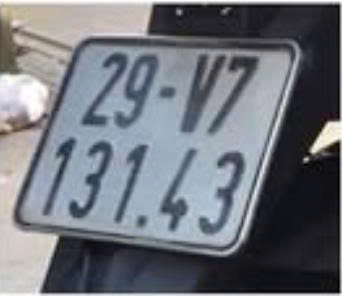
#> input picture cv2_knn/bien_so_nghieng.jpg, 342 x 296 px
$ python btl_xla_knn.py
#> lines starting #> are read from the running program, lines starting #| are printed output that depends on the picture; after the words box and inside, x2 and y2 are one past the last pixel; in counts of white or black regions, pixels touching at a corner belong together
# -*- coding: utf-8 -*-
"""BTL_XLA_KNN.ipynb

Automatically generated by Colab.

Original file is located at
    https://colab.research.google.com/drive/1tiOj6li7yt3tZxNeDlKk-73_DNlHInG2
"""

# !pip install opencv-python numpy matplotlib scikit-learn

import cv2
import numpy as np
import matplotlib.pyplot as plt
from sklearn.neighbors import KNeighborsClassifier
from sklearn.model_selection import train_test_split
from sklearn.metrics import accuracy_score
from collections import Counter
import os

# 0 0.8665292390625 0.13456756718750001 0.2476783625 0.1236081078125 0.03405555625 0.754216215625 0.6876491234375 0.8606655406250001

# ==================== DỮ LIỆU ĐẦU VÀO VÀ THAM SỐ ====================
# ⚠️ THAY ĐỔI ĐƯỜNG DẪN NÀY SAU KHI UPLOAD ẢNH LÊN COLAB
IMAGE_PATH = 'bien_so_nghieng.jpg'

# Tọa độ 4 góc chuẩn hóa bạn cung cấp: [x1, y1, x2, y2, x3, y3, x4, y4]
# Sẽ được sắp xếp lại thành (TL, TR, BR, BL) trong hàm order_points_corrected
normalized_coords_raw = np.array([
    # Điểm 1: x=0.8665, y=0.1345
    [0.8665292390625, 0.13456756718750001],

    # Điểm 2: x=0.2476, y=0.1236
    [0.2476783625, 0.1236081078125],

    # Điểm 3: x=0.0340, y=0.7542
    [0.03405555625, 0.754216215625],

    # Điểm 4: x=0.6876, y=0.8606
    [0.6876491234375, 0.8606655406250001]
])
# ==================== HÀM TIỆN ÍCH: SẮP XẾP TỌA ĐỘ ====================
def order_points_corrected(pts):
    """
    Sắp xếp 4 điểm tọa độ theo thứ tự chuẩn: Trên-Trái, Trên-Phải, Dưới-Phải, Dưới-Trái (TL, TR, BR, BL).
    """
    pts = np.array(pts, dtype = "float32")
    rect = np.zeros((4, 2), dtype = "float32")

    # Trên-Trái (TL) có tổng nhỏ nhất, Dưới-Phải (BR) có tổng lớn nhất
    s = pts.sum(axis = 1)
    rect[0] = pts[np.argmin(s)]
    rect[2] = pts[np.argmax(s)]

    # Lấy 2 điểm còn lại
    remaining_pts = np.delete(pts, [np.argmin(s), np.argmax(s)], axis=0)

    # Trên-Phải (TR) có hiệu (x-y) nhỏ nhất, Dưới-Trái (BL) có hiệu lớn nhất
    remaining_diff = np.diff(remaining_pts, axis=1).flatten()

    rect[1] = remaining_pts[np.argmin(remaining_diff)] # TR
    rect[3] = remaining_pts[np.argmax(remaining_diff)] # BL

    return rect

# Sắp xếp tọa độ đầu vào
sorted_normalized_points = order_points_corrected(normalized_coords_raw)
print("Tọa độ 4 góc đã sắp xếp (TL, TR, BR, BL):")
print(sorted_normalized_points)
print("-" * 60)

def rectify_license_plate(image_path, norm_points):
    """Làm thẳng biển số xe từ ảnh nghiêng sử dụng tọa độ chuẩn hóa."""
#> called with image_path = 'bien_so_nghieng.jpg', norm_points = array of shape (4, 2)
    img = cv2.imread(image_path)
#> img is the input picture: shape (296, 342, 3); mean B, G, R 122, 114.8, 111
    if img is None:
        print(f"❌ Lỗi: Không thể tải ảnh từ: {image_path}")
        return None, 0, 0

    # 1. Chuyển tọa độ chuẩn hóa sang tọa độ pixel
    H_img, W_img = img.shape[:2]
#> H_img = 296; W_img = 342
    pixel_points = norm_points.copy()
    pixel_points[:, 0] *= W_img
    pixel_points[:, 1] *= H_img
    input_pts = np.float32(pixel_points)

    # 2. Định nghĩa kích thước và tọa độ đích
    RECTIFIED_WIDTH = 400
    RECTIFIED_HEIGHT = 400

    output_pts = np.float32([
        [0, 0], [RECTIFIED_WIDTH - 1, 0],
        [RECTIFIED_WIDTH - 1, RECTIFIED_HEIGHT - 1], [0, RECTIFIED_HEIGHT - 1]
    ])

    # 3. Tính và Áp dụng ma trận biến đổi phối cảnh
    M = cv2.getPerspectiveTransform(input_pts, output_pts)
    # Chuyển đổi màu từ BGR sang RGB cho Matplotlib
    img_rectified = cv2.warpPerspective(cv2.cvtColor(img, cv2.COLOR_BGR2RGB), M, (RECTIFIED_WIDTH, RECTIFIED_HEIGHT))

    # Hiển thị ảnh
    plt.figure(figsize=(10, 5))
    plt.subplot(1, 2, 1)
    plt.imshow(cv2.cvtColor(img, cv2.COLOR_BGR2RGB))
    plt.title("Ảnh gốc")
    plt.axis('off')

    plt.subplot(1, 2, 2)
    plt.imshow(img_rectified)
    plt.title("Biển số đã làm thẳng")
    plt.axis('off')
    plt.show()
#> figure, not shown here; B, G, R data is drawn as R, G, B

    return img_rectified, W_img, H_img

# Thực thi làm thẳng ảnh
img_rectified, W_img, H_img = rectify_license_plate(IMAGE_PATH, sorted_normalized_points)
#> W_img = 342; H_img = 296

def segment_characters_debug(img_rectified):
    """
    Phân đoạn ký tự bằng Ngưỡng Otsu và Phép Đóng (Morphological Closing).
    """
    if img_rectified is None:
        print("Lỗi: Không có ảnh đã làm thẳng để xử lý.")
        return []

    print("\n--- DEBUG: BƯỚC TIỀN XỬ LÝ (Otsu + Morphology) ---")
    gray = cv2.cvtColor(img_rectified, cv2.COLOR_RGB2GRAY)

    blurred = cv2.GaussianBlur(gray, (5, 5), 0)

    # 1. ÁP DỤNG NGƯỠNG OTSU (Chương 3.1.5 - Kỹ thuật tìm tách ngưỡng tự động)
    # Tự động tìm ngưỡng tối ưu.
    ret_otsu, binary = cv2.threshold(blurred, 0, 255,
                                    cv2.THRESH_BINARY_INV + cv2.THRESH_OTSU)
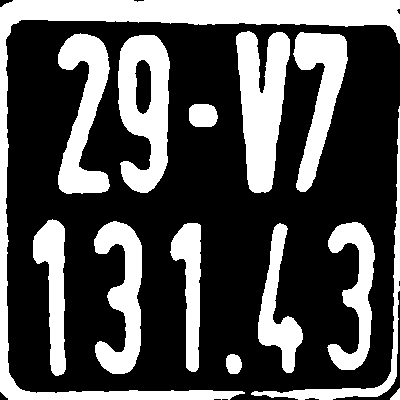
#> binary: shape (400, 400); 32.7% white; 14 white regions, largest, box (x1, y1, x2, y2) and area: (0, 0, 400, 400) 14341, (236, 31, 290, 193) 5750, (118, 35, 170, 193) 5386
#> ret_otsu = 127
    print(f"Ngưỡng Otsu tự động tìm được: {ret_otsu}")
#| Ngưỡng Otsu tự động tìm được: 127.0

    plt.figure(figsize=(6, 3))
    plt.imshow(binary, cmap='gray')
    plt.title("Ảnh Nhị Phân (Sau Ngưỡng Otsu)")
    plt.show()

    # 2. ÁP DỤNG PHÉP ĐÓNG (MORPH_CLOSE) (Chương 4.4.1)
    # Phép Đóng = Giãn (Dilate) rồi Co (Erode).
    # Mục đích: Nối liền các ký tự bị đứt gãy (do ngưỡng Otsu hoặc ảnh mờ).
    kernel = np.ones((3,3), np.uint8)
    binary_morphed = cv2.morphologyEx(binary, cv2.MORPH_CLOSE, kernel, iterations=1) # 2 lần lặp
#> binary_morphed: shape (400, 400); 32.8% white; 14 white regions

    plt.figure(figsize=(6, 3))
    plt.imshow(binary_morphed, cmap='gray')
    plt.title("Ảnh sau Phép Đóng (Nối liền ký tự)")
    plt.show()

    # --- BƯỚC B: TÌM & LỌC CONTOURS (trên ảnh đã Đóng) ---
    print("\n--- DEBUG: TÌM VÀ LỌC CONTOURS ---")
    contours, _ = cv2.findContours(binary_morphed, cv2.RETR_EXTERNAL, cv2.CHAIN_APPROX_SIMPLE)
#> contours = 14 contours; largest, box (x1, y1, x2, y2) and area: (0, 0, 400, 400) 13345, (118, 35, 170, 193) 5894, (236, 31, 290, 193) 5514, (58, 33, 110, 194) 4214, (293, 32, 348, 192) 3840

    # Tham số lọc (Điều chỉnh cho ảnh 400x200)
    MIN_W = 10      # Chiều rộng tối thiểu
    MAX_H = 180     # Chiều cao max (gần bằng chiều cao ảnh)
    MIN_H = 50      # Chiều cao min (loại bỏ dấu chấm/nhiễu)
    MIN_ASPECT = 0.1
    MAX_ASPECT = 0.9  # Nới lỏng cho ký tự 'V', 'M'

    char_contours = []
    debug_img_bgr = cv2.cvtColor(img_rectified.copy(), cv2.COLOR_RGB2BGR)

    for i, cnt in enumerate(contours):
        x, y, w, h = cv2.boundingRect(cnt)
        aspect_ratio = w / h

        condition_w = w > MIN_W
        condition_h = h > MIN_H and h < MAX_H
        condition_aspect = aspect_ratio > MIN_ASPECT and aspect_ratio < MAX_ASPECT

        if h > 20: # Chỉ in log cho contour đáng kể
            print(f"Contour {i}: x={x}, y={y}, w={w}, h={h}, tỷ lệ (w/h)={aspect_ratio:.2f}")
            print(f"   -> Lọc W={condition_w}, Lọc H={condition_h}, Lọc Tỷ lệ={condition_aspect}")

        if condition_w and condition_h and condition_aspect:
             char_contours.append((x, y, w, h))
             cv2.rectangle(debug_img_bgr, (x, y), (x + w, y + h), (0, 255, 0), 2)
        else:
             cv2.rectangle(debug_img_bgr, (x, y), (x + w, y + h), (0, 0, 255), 1)
#> this loop made 14 passes
#> (x, y, w, h, aspect_ratio, condition_w, condition_h, condition_aspect) on passes 1 to 12: (390, 388, 10, 12, 0.833, False, False, True), (226, 354, 16, 20, 0.8, True, False, True), (258, 223, 45, 150, 0.3, True, True, True), (170, 223, 31, 149, 0.208, True, True, True), (327, 222, 48, 148, 0.324, True, True, True), (94, 221, 48, 153, 0.314, True, True, True), (33, 219, 33, 157, 0.21, True, True, True), (251, 106, 149, 294, 0.507, True, False, True), (189, 104, 29, 23, 1.26, True, False, False), (118, 35, 52, 158, 0.329, True, True, True), (58, 33, 52, 161, 0.323, True, True, True), (293, 32, 55, 160, 0.344, True, True, True)
#> (printed output is left out)
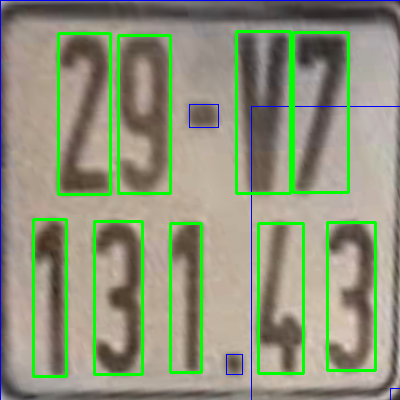
#> debug_img_bgr: shape (400, 400, 3); mean R, G, B 141.5, 147.1, 122.2
#> after the loop, char_contours = [(258, 223, 45, 150), (170, 223, 31, 149), (327, 222, 48, 148), (94, 221, 48, 153), (33, 219, 33, 157), (118, 35, 52, 158), (58, 33, 52, 161), (293, 32, 55, 160), (236, 31, 54, 162)]

    # Sắp xếp theo Vị trí (x)
    char_contours = sorted(char_contours, key=lambda b: b[0])
#> char_contours = [(33, 219, 33, 157), (58, 33, 52, 161), (94, 221, 48, 153), (118, 35, 52, 158), (170, 223, 31, 149), (236, 31, 54, 162), (258, 223, 45, 150), (293, 32, 55, 160), (327, 222, 48, 148)]

    plt.figure(figsize=(10, 4))
    plt.imshow(cv2.cvtColor(debug_img_bgr, cv2.COLOR_BGR2RGB))
    plt.title(f"Contours được chấp nhận ({len(char_contours)} ký tự)")
    plt.show()
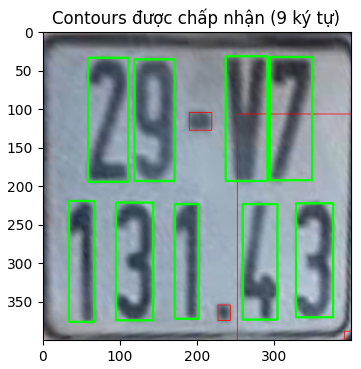
#> figure drawn by matplotlib, 1 panel; B, G, R data is drawn as R, G, B

    # --- BƯỚC C: TRÍCH XUẤT KÝ TỰ (từ ảnh nhị phân GỐC) ---
    char_images = []
    if len(char_contours) > 0:
        print(f"\n✅ Đã trích xuất {len(char_contours)} vùng ký tự sau khi lọc.")
#| ✅ Đã trích xuất 9 vùng ký tự sau khi lọc.
        plt.figure(figsize=(15, 3))
        for i, (x, y, w, h) in enumerate(char_contours):
            padding = 2
            # Cắt từ ảnh nhị phân GỐC (binary)
            char_img = binary[max(0, y-padding):min(binary_morphed.shape[0], y+h+padding),
                              max(0, x-padding):min(binary_morphed.shape[1], x+w+padding)]

            char_images.append(char_img)

            plt.subplot(1, len(char_contours), i+1)
            plt.imshow(char_img, cmap='gray')
            plt.title(f"Ký tự {i+1}")
            plt.axis('off')
#> this loop made 9 passes
#> after the loop, char_images = 9 items
        plt.show()
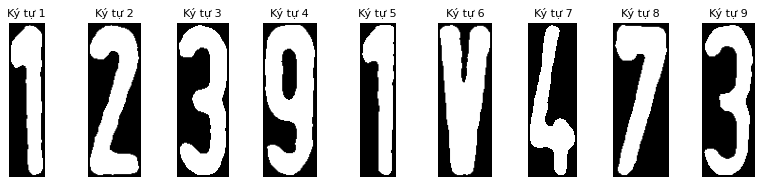
#> figure drawn by matplotlib, 9 panels
    else:
        print("\n❌ Kết quả cuối cùng: Không trích xuất được ký tự nào hợp lệ.")

    return char_images

# Thực thi phân đoạn ký tự
char_images = segment_characters_debug(img_rectified)
#> char_images = 9 items

MIN_CONTOUR_AREA = 40


RESIZED_IMAGE_WIDTH = 20
RESIZED_IMAGE_HEIGHT = 30

def genData():
    imgTrainingNumbers = cv2.imread("training_chars.png")            # read in training numbers image
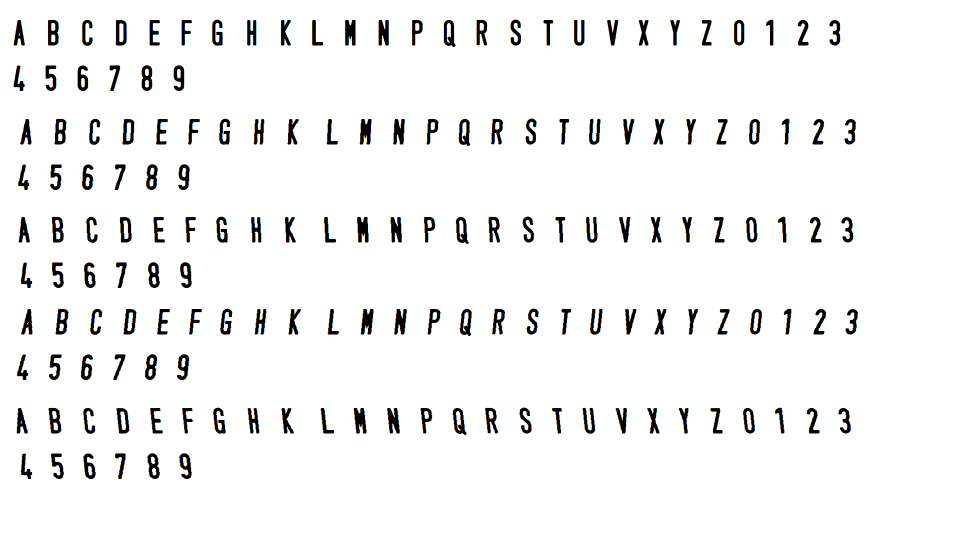
#> input picture cv2_knn/training_chars.png, 1922 x 1074 px (shown at 1/2 size)
#> imgTrainingNumbers is the input picture: shape (1074, 1922, 3); mean B, G, R 242.7, 242.7, 242.7
    #imgTrainingNumbers = cv2.resize(imgTrainingNumbers, dsize = None, fx = 0.5, fy = 0.5)

    # Add a check to see if the image was loaded successfully
    if imgTrainingNumbers is None:
        print("Error: Could not load training_chars.png. Make sure the file exists in the correct directory.")
        return

    imgGray = cv2.cvtColor(imgTrainingNumbers, cv2.COLOR_BGR2GRAY)          # get grayscale image
    imgBlurred = cv2.GaussianBlur(imgGray, (5,5), 0)                        # blur

                                                        # filter image from grayscale to black and white
    imgThresh = cv2.adaptiveThreshold(imgBlurred,                           # input image
                                      255,                                  # make pixels that pass the threshold full white
                                      cv2.ADAPTIVE_THRESH_GAUSSIAN_C,       # use gaussian rather than mean, seems to give better results
                                      cv2.THRESH_BINARY_INV,                # invert so foreground will be white, background will be black
                                      11,                                   # size of a pixel neighborhood used to calculate threshold value
                                      2)                                    # constant subtracted from the mean or weighted mean
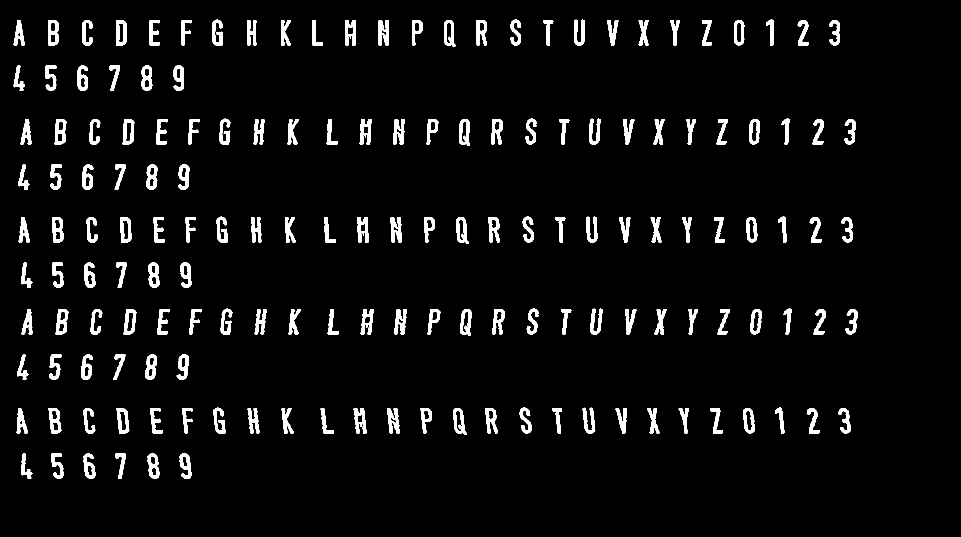
#> imgThresh: shape (1074, 1922) (shown at 1/2 size); 4.7% white; 160 white regions

    from google.colab.patches import cv2_imshow
    cv2_imshow(imgThresh)      # show threshold image for reference

    imgThreshCopy = imgThresh.copy()        # make a copy of the thresh image, this in necessary b/c findContours modifies the image

    npaContours, hierarchy = cv2.findContours(imgThreshCopy,        # input image, make sure to use a copy since the function will modify this image in the course of finding contours
                                                 cv2.RETR_EXTERNAL,                 # retrieve the outermost contours only
                                                 cv2.CHAIN_APPROX_SIMPLE)           # compress horizontal, vertical, and diagonal segments and leave only their end points
#> npaContours = 160 contours; largest, box (x1, y1, x2, y2) and area: (232, 816, 259, 867) 966, (247, 618, 273, 669) 965, (245, 238, 269, 289) 965, (240, 434, 263, 485) 964, (232, 40, 253, 91) 964

                                # declare empty numpy array, we will use this to write to file later
                                # zero rows, enough cols to hold all image data
    npaFlattenedImages =  np.empty((0, RESIZED_IMAGE_WIDTH * RESIZED_IMAGE_HEIGHT))


    intClassifications = []         # declare empty classifications list, this will be our list of how we are classifying our chars from user input, we will write to file at the end

                                    # possible chars we are interested in are digits 0 through 9, put these in list intValidChars
    intValidChars = [ord('0'), ord('1'), ord('2'), ord('3'), ord('4'), ord('5'), ord('6'), ord('7'), ord('8'), ord('9'),
                     ord('A'), ord('B'), ord('C'), ord('D'), ord('E'), ord('F'), ord('G'), ord('H'), ord('I'), ord('J'),
                     ord('K'), ord('L'), ord('M'), ord('N'), ord('O'), ord('P'), ord('Q'), ord('R'), ord('S'), ord('T'),
                     ord('U'), ord('V'), ord('W'), ord('X'), ord('Y'), ord('Z')] #Là mã ascii của mấy chữ này

    for npaContour in npaContours:                          # for each contour
        if cv2.contourArea(npaContour) > MIN_CONTOUR_AREA:          # if contour is big enough to consider
            [intX, intY, intW, intH] = cv2.boundingRect(npaContour)         # get and break out bounding rect

                                                # draw rectangle around each contour as we ask user for input
            cv2.rectangle(imgTrainingNumbers,           # draw rectangle on original training image
                          (intX, intY),                 # upper left corner
                          (intX+intW,intY+intH),        # lower right corner
                          (0, 0, 255),                  # red
                          2)                            # thickness

            imgROI = imgThresh[intY:intY+intH, intX:intX+intW]                                  # crop char out of threshold image
            imgROIResized = cv2.resize(imgROI, (RESIZED_IMAGE_WIDTH, RESIZED_IMAGE_HEIGHT))     # resize image, this will be more consistent for recognition and storage

            cv2_imshow(imgROI)                    # show cropped out char for reference
            cv2_imshow(imgROIResized)      # show resized image for reference

            cv2_imshow(imgTrainingNumbers)      # show training numbers image, this will now have red rectangles drawn on it

            intChar = cv2.waitKey(0)                     # get key press

            if intChar == 27:                   # if esc key was pressed
                sys.exit()                      # exit program
            elif intChar in intValidChars:      # else if the char is in the list of chars we are looking for . . .

                intClassifications.append(intChar)        # append classification char to integer list of chars (we will convert to float later before writing to file)
                #Là file chứa label của tất cả các ảnh mẫu, tổng cộng có 32 x 5 = 160 mẫu.
                npaFlattenedImage = imgROIResized.reshape((1, RESIZED_IMAGE_WIDTH * RESIZED_IMAGE_HEIGHT))  # flatten image to 1d numpy array so we can write to file later

                npaFlattenedImages = np.append(npaFlattenedImages, npaFlattenedImage, 0)                    # add current flattened impage numpy array to list of flattened image numpy arrays
#> this loop made 2 passes; (key Q is pressed on pass 1)
#> (intX, intY, intW, intH) on passes 1 to 2: (358, 907, 25, 51), (295, 907, 25, 51)
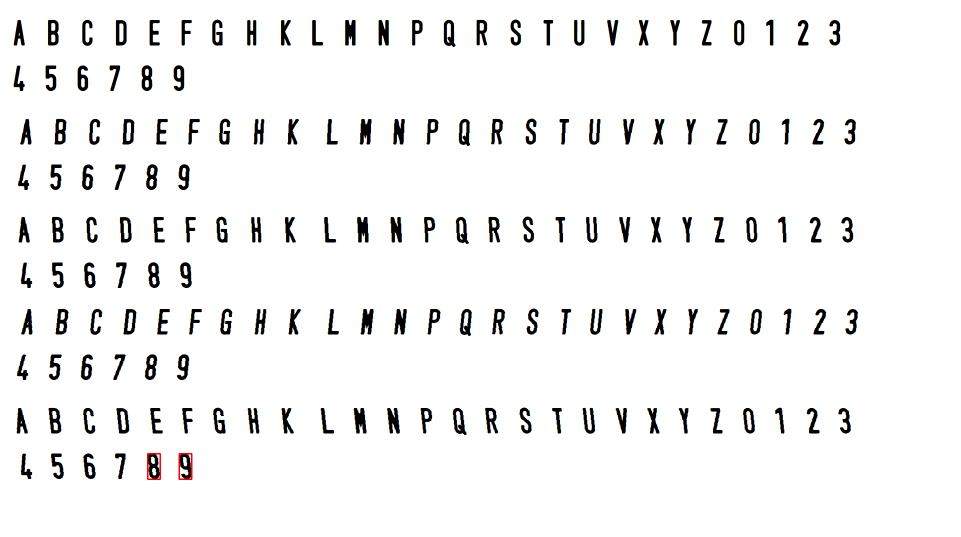
#> imgTrainingNumbers: shape (1074, 1922, 3) (shown at 1/2 size); 0.04% of pixels changed, all inside (x1, y1, x2, y2) = (294, 906, 385, 960)
#> after the loop, intClassifications = [81]

            # end if
        # end if
    # end for

    fltClassifications = np.array(intClassifications, np.float32)                   # convert classifications list of ints to numpy array of floats

    npaClassifications = fltClassifications.reshape((fltClassifications.size, 1))   # flatten numpy array of floats to 1d so we can write to file later

    print ("\n\ntraining complete !!\n")

    np.savetxt("classifications.txt", npaClassifications)           # write flattened images to file
    np.savetxt("flattened_images.txt", npaFlattenedImages)          #

    cv2.destroyAllWindows()             # remove windows from memory

    return


#> (the run stopped early here; a loop or call above may not have finished)
